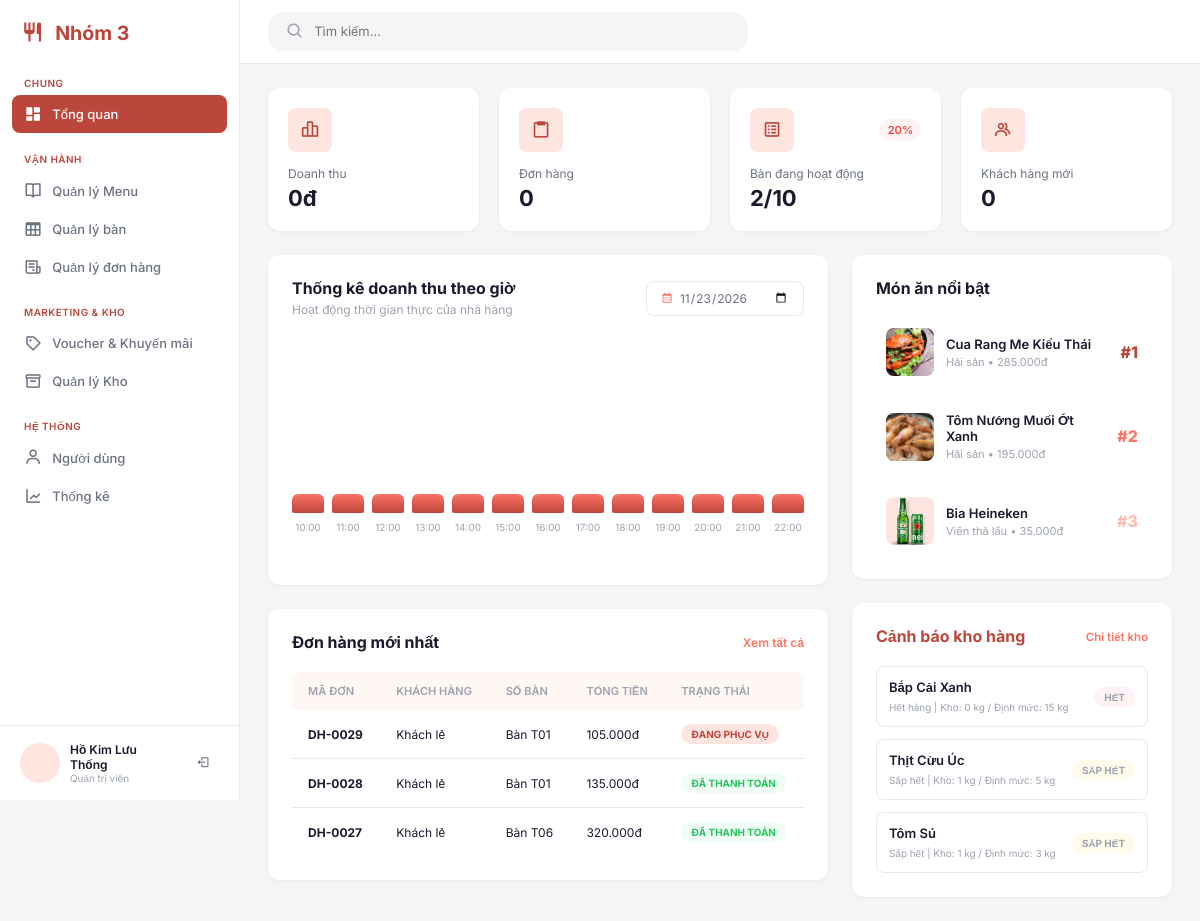
Page /admin/index.php?page=overview (signed in) on the earlier database version.
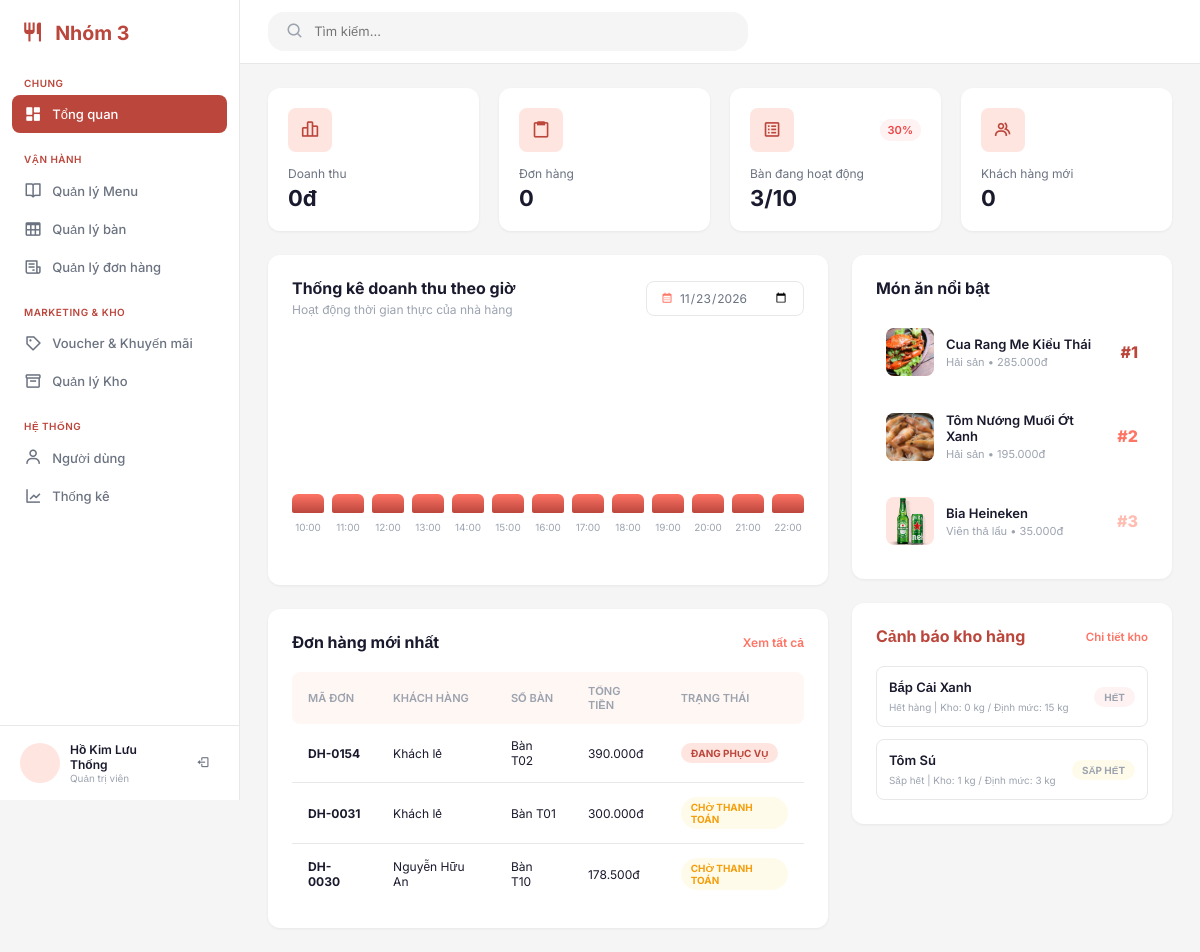
Same page on the later database version.
### tables this page shows
CREATE TABLE `orders` (
  `orderId` int(11) NOT NULL,
  `customerId` int(11) DEFAULT NULL,
  `adminId` int(11) DEFAULT NULL,
  `tableId` int(11) DEFAULT NULL,
  `voucherId` int(11) DEFAULT NULL,
  `guestCount` int(11) DEFAULT NULL,
  `subtotal` decimal(12,0) NOT NULL DEFAULT 0,
  `discountAmount` decimal(12,0) NOT NULL DEFAULT 0,
  `totalAmount` decimal(12,0) NOT NULL DEFAULT 0,
  `paymentMethod` varchar(20) DEFAULT NULL,
  `status` varchar(20) NOT NULL DEFAULT 'OPEN',
  `orderDate` datetime NOT NULL DEFAULT current_timestamp(),
  `paidAt` datetime DEFAULT NULL,
  `createdAt` datetime NOT NULL DEFAULT current_timestamp()
);

CREATE TABLE `service_table` (
  `tableId` int(11) NOT NULL,
  `tableNumber` varchar(10) NOT NULL,
  `area` varchar(50) DEFAULT NULL,
  `capacity` int(11) NOT NULL DEFAULT 4,
  `status` varchar(20) NOT NULL DEFAULT 'AVAILABLE',
  `isDeleted` tinyint(1) NOT NULL DEFAULT 0,
  `createdAt` datetime NOT NULL DEFAULT current_timestamp()
);

CREATE TABLE `food` (
  `foodId` int(11) NOT NULL,
  `categoryId` int(11) NOT NULL,
  `foodName` varchar(150) NOT NULL,
  `foodDescription` varchar(500) DEFAULT NULL,
  `foodPrice` decimal(12,0) NOT NULL,
  `foodDiscount` decimal(5,2) NOT NULL DEFAULT 0.00,
  `foodStatus` varchar(20) NOT NULL DEFAULT 'AVAILABLE',
  `isFeatured` tinyint(1) NOT NULL DEFAULT 0,
  `imageURL` varchar(255) DEFAULT NULL,
  `isDeleted` tinyint(1) NOT NULL DEFAULT 0,
  `createdAt` datetime NOT NULL DEFAULT current_timestamp()
);

CREATE TABLE `category` (
  `categoryId` int(11) NOT NULL,
  `categoryName` varchar(100) NOT NULL,
  `description` varchar(500) DEFAULT NULL,
  `isDeleted` tinyint(1) NOT NULL DEFAULT 0,
  `createdAt` datetime NOT NULL DEFAULT current_timestamp()
);

CREATE TABLE `ingredient` (
  `ingredientId` int(11) NOT NULL,
  `ingredientName` varchar(150) NOT NULL,
  `unit` varchar(20) NOT NULL,
  `quantityInStock` decimal(12,3) NOT NULL DEFAULT 0.000,
  `minQuantity` decimal(12,3) NOT NULL DEFAULT 0.000,
  `isDeleted` tinyint(1) NOT NULL DEFAULT 0,
  `createdAt` datetime NOT NULL DEFAULT current_timestamp()
);

CREATE TABLE `customer` (
  `customerId` int(11) NOT NULL,
  `customerName` varchar(100) NOT NULL,
  `customerPhone` varchar(20) NOT NULL,
  `customerEmail` varchar(150) DEFAULT NULL,
  `passwordHash` varchar(255) DEFAULT NULL,
  `birthDate` date DEFAULT NULL,
  `gender` enum('MALE','FEMALE','OTHER') DEFAULT 'MALE',
  `address` varchar(255) DEFAULT NULL,
  `visitCount` int(11) DEFAULT 0,
  `isDeleted` tinyint(1) NOT NULL DEFAULT 0,
  `createdAt` datetime NOT NULL DEFAULT current_timestamp()
);

### admin/index.php (called while the page is built, shortened)
<?php
$page   = $_GET['page'] ?? 'overview';
require_once __DIR__ . "/page/{$page}/index.php";

### admin/page/overview/functions.php (called while the page is built, shortened)
<?php
function get_orders($conn)
{
    $sql = "SELECT o.*, c.customerName, t.tableNumber
            FROM `orders` o
            LEFT JOIN `customer` c ON o.customerId = c.customerId
            LEFT JOIN `service_table` t ON o.tableId = t.tableId
            ORDER BY o.orderDate DESC ";
    return $conn->query($sql);
}
function get_table_stats($conn)
{
    $sql = "SELECT
                COUNT(*) AS total,
                SUM(CASE WHEN status = 'OCCUPIED' THEN 1 ELSE 0 END) AS occupied
            FROM `service_table`";
    $res = $conn->query($sql)->fetch_assoc();
    $total    = (int)($res['total'] ?? 0);
    $occupied = (int)($res['occupied'] ?? 0);
    $percent  = ($total > 0) ? round(($occupied / $total) * 100) : 0;
    return [
        'total'    => $total,
        'occupied' => $occupied,
        'percent'  => $percent
    ];
}
function get_foods($conn)
{
    $sql = "SELECT f.*, c.categoryName
            FROM `food` f
            LEFT JOIN `category` c ON f.categoryId = c.categoryId
            WHERE f.isDeleted = 0 AND f.isFeatured = 1
            ORDER BY f.foodId DESC
            LIMIT 3";
    return $conn->query($sql)->fetch_all(MYSQLI_ASSOC);
}
function get_stock_alerts($conn)
{
    $sql = "SELECT *
            FROM `ingredient`
            WHERE isDeleted = 0 AND quantityInStock <= minQuantity
            ORDER BY quantityInStock ASC
            LIMIT 3";
    return $conn->query($sql)->fetch_all(MYSQLI_ASSOC);
}

### admin/page/overview/action.php (called while the page is built, shortened)
<?php
require_once __DIR__ . '/functions.php';
$hourlyHeights = array_fill(10, 13, 10);
$hourlyVal     = array_fill(10, 13, 0);
$maxVal = max($hourlyVal);
foreach ($hourlyVal as $h => $val) {
    $hourlyHeights[$h] = ($maxVal > 0) ? max(10, round(($val / $maxVal) * 100)) : 10;
}
$tableStats    = get_table_stats($conn);
$occupiedCount = $tableStats['occupied'];
$totalTables   = $tableStats['total'];
$tablePercent  = $tableStats['percent'];
$recentOrders = [];
$data = get_orders($conn);
$i = 0;
while (($row = $data->fetch_assoc()) && $i < 3) {
    $recentOrders[] = $row;
    $i++;
}
$featuredFoods = get_foods($conn);
$stockAlerts   = get_stock_alerts($conn);

### admin/page/overview/index.php (the view, shortened to what the changed rows need)
<?php
require_once __DIR__ . '/action.php';
include_once __DIR__ . '/../../../layouts/admin_header.php';
?>
<div class="stat-cards">
  <div class="stat-card">
    <div class="stat-card__header">
      <div class="stat-card__icon">
        <i class="bx bx-spreadsheet"></i>
      </div>
      <span class="stat-card__badge <?= $tablePercent >= 50 ? 'stat-card__badge--up' : 'stat-card__badge--down' ?>"><?= $tablePercent ?>%</span>
    </div>
    <p class="stat-card__label">Bàn đang hoạt động</p>
    <p class="stat-card__value"><?= $occupiedCount ?>/<?= $totalTables ?></p>
  </div>
</div>
<div class="content-grid">
  <div class="content-grid__left">
    <div class="chart-card">
      <div class="chart-card__header">
        <div>
          <h2 class="chart-card__title">Thống kê doanh thu theo giờ</h2>
        </div>
      </div>
      <div class="bar-chart">
        <div class="bar-chart__bars">
          <?php for ($h = 10; $h <= 22; $h++): ?>
            <div class="bar-chart__bar-group" title="<?= $h ?>:00 - <?= number_format($hourlyVal[$h] ?? 0, 0, ',', '.') ?>đ">
              <div class="bar-chart__bar" style="height: <?= $hourlyHeights[$h] ?? 10 ?>%"></div>
              <span><?= $h ?>:00</span>
            </div>
          <?php endfor; ?>
        </div>
      </div>
    </div>
    <div class="orders-card">
      <div class="orders-card__header">
        <h2>Đơn hàng mới nhất</h2>
      </div>
      <table class="orders-table">
        <thead>
          <tr>
            <th>MÃ ĐƠN</th>
            <th>KHÁCH HÀNG</th>
            <th>SỐ BÀN</th>
            <th>TỔNG TIỀN</th>
            <th>TRẠNG THÁI</th>
          </tr>
        </thead>
        <tbody>
          <?php if (!empty($recentOrders)): ?>
            <?php foreach ($recentOrders as $ord): ?>
              <?php
              $orderCode = 'DH-' . str_pad((string)$ord['orderId'], 4, '0', STR_PAD_LEFT);
              $custName  = !empty($ord['customerName']) ? $ord['customerName'] : 'Khách lẻ';
              $tableName = !empty($ord['tableNumber']) ? 'Bàn ' . $ord['tableNumber'] : '—';
              $st        = strtoupper(trim($ord['status'] ?? 'OPEN'));
              ?>
              <tr data-search="<?= htmlspecialchars(mb_strtolower($orderCode . ' ' . $custName . ' ' . $tableName, 'UTF-8')) ?>">
                <td><strong><?= htmlspecialchars($orderCode) ?></strong></td>
                <td><?= htmlspecialchars($custName) ?></td>
                <td><?= htmlspecialchars($tableName) ?></td>
                <td><?= number_format((float)($ord['totalAmount'] ?? 0), 0, ',', '.') ?>đ</td>
                <td>
                  <?php if ($st === 'PAID'): ?>
                    <span class="badge badge--paid">ĐÃ THANH TOÁN</span>
                  <?php elseif ($st === 'CANCELLED'): ?>
                    <span class="badge badge--out">ĐÃ HỦY</span>
                  <?php elseif ($st === 'OPEN'): ?>
                    <span class="badge badge--serving">ĐANG CHẾ BIẾN</span>
                  <?php elseif ($st === 'PENDING' || $st === 'PENDING_PAY'): ?>
                    <span class="badge badge--low">CHỜ THANH TOÁN</span>
                  <?php else: ?>
                    <span class="badge badge--serving">ĐANG PHỤC VỤ</span>
                  <?php endif; ?>
                </td>
              </tr>
            <?php endforeach; ?>
          <?php else: ?>
            <tr>
              <td colspan="5" class="orders-table__empty">Chưa có đơn hàng nào trong cơ sở dữ liệu.</td>
            </tr>
          <?php endif; ?>
        </tbody>
      </table>
    </div>
  </div>
  <div class="content-grid__right">
    <div class="bestseller-card">
      <h2>Món ăn nổi bật</h2>
      <div class="bestseller-list">
        <?php if (!empty($featuredFoods)): ?>
          <?php foreach ($featuredFoods as $idx => $food): ?>
            <?php
            $rank   = $idx + 1;
            $imgSrc = "../" . $food['imageURL'];
            ?>
            <div class="bestseller-item">
              <div class="bestseller-item__img">
                <img src="<?= htmlspecialchars($imgSrc) ?>">
              </div>
              <div class="bestseller-item__info">
                <p><?= htmlspecialchars($food['foodName']) ?></p>
                <span><?= htmlspecialchars($food['categoryName'] ?? '') ?> • <?= number_format((float)$food['foodPrice'], 0, ',', '.') ?>đ</span>
              </div>
              <span class="bestseller-item__rank rank--<?= $rank ?>">#<?= $rank ?></span>
            </div>
          <?php endforeach; ?>
        <?php else: ?>
          <p class="bestseller-empty">Chưa có dữ liệu món nổi bật.</p>
        <?php endif; ?>
      </div>
    </div>
    <div class="warehouse-card">
      <div class="warehouse-card__header">
        <h2 class="warehouse-card__title">Cảnh báo kho hàng</h2>
      </div>
      <div class="warehouse-list">
        <?php if (!empty($stockAlerts)): ?>
          <?php foreach ($stockAlerts as $ing): ?>
            <?php
            $qty   = (float)$ing['quantityInStock'];
            $min   = (float)$ing['minQuantity'];
            $unit  = $ing['unit'];
            $isOut = ($qty <= 0);
            ?>
            <div class="warehouse-item">
              <div>
                <p><?= htmlspecialchars($ing['ingredientName']) ?></p>
                <span><?= $isOut ? 'Hết hàng' : 'Sắp hết' ?> | Kho: <?= rtrim(rtrim(number_format($qty, 2, '.', ''), '0'), '.') ?> <?= htmlspecialchars($unit) ?> / Định mức: <?= rtrim(rtrim(number_format($min, 2, '.', ''), '0'), '.') ?> <?= htmlspecialchars($unit) ?></span>
              </div>
              <span class="badge <?= $isOut ? 'badge--out' : 'badge--low' ?>"><?= $isOut ? 'HẾT' : 'SẮP HẾT' ?></span>
            </div>
          <?php endforeach; ?>
        <?php else: ?>
          <p class="warehouse-empty-ok">Tất cả nguyên liệu đều đủ định mức tồn kho.</p>
        <?php endif; ?>
      </div>
    </div>
  </div>
</div>
</main>
</div>
</body>
</html>

Differences in the rows shown:
no longer on this page (row edited): orders: orderId "DH-0029", custName "Khách lẻ", tableId.tableNumber "Bàn T01", totalAmount "105.000", status "ĐANG PHỤC VỤ"
no longer on this page (row unchanged): orders: orderId "DH-0028", custName "Khách lẻ", tableId.tableNumber "Bàn T01", totalAmount "135.000", status "ĐÃ THANH TOÁN"
no longer on this page (row unchanged): orders: orderId "DH-0027", custName "Khách lẻ", tableId.tableNumber "Bàn T06", totalAmount "320.000", status "ĐÃ THANH TOÁN"
no longer on this page (row edited): ingredient: ingredientName "Thịt Cừu Úc", shows "Sắp hết", quantityInStock "1", unit "kg", minQuantity "5", shows "SẮP HẾT"
added orders: orderId "DH-0154", custName "Khách lẻ", tableId.tableNumber "Bàn T02", totalAmount "390.000", status "ĐANG PHỤC VỤ"
added orders: orderId "DH-0031", custName "Khách lẻ", tableId.tableNumber "Bàn T01", totalAmount "300.000", status "CHỜ THANH TOÁN"
added orders: orderId "DH-0030", customerId.customerName "Nguyễn Hữu An", tableId.tableNumber "Bàn T10", totalAmount "178.500", status "CHỜ THANH TOÁN"
Other differences:
$tablePercent: "20" → "30"
$occupiedCount: "2" → "3"
